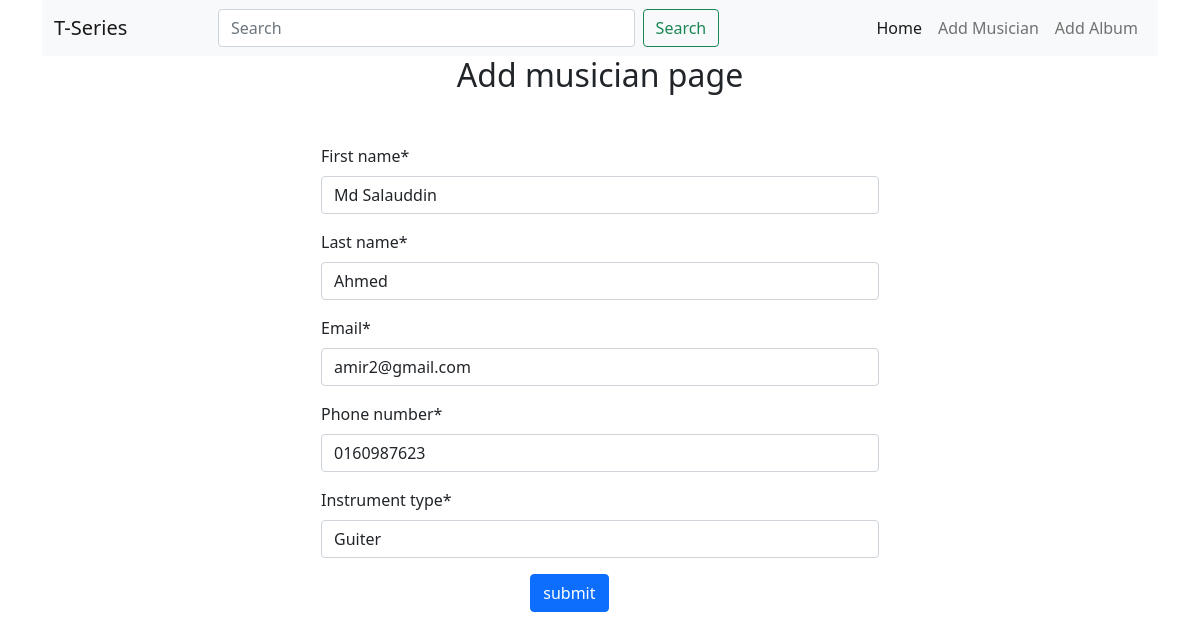
Screenshot of /musician/edit_musician/1 with the database file from the repository.
### musician/models.py (models this page shows, shortened)
class Musician(models.Model):
    first_name = models.CharField(max_length=100)
    last_name = models.CharField(max_length=100)
    email = models.EmailField()
    phone_number = models.CharField(max_length=20)
    instrument_type = models.CharField(max_length=100)

### musician/views.py (the view)
# urls.py: path('edit_musician/<int:id>',views.edit_musician,name='edit_musician'),
def edit_musician(request,id):
      musician=Musician.objects.get(pk=id)
      form=MusicianForm(instance=musician)
      if request.method == 'POST':
        form = MusicianForm(request.POST,instance=musician)
        if form.is_valid():
            form.save()
            return redirect('homepage')
      return render(request,'musician.html',{'musician':form})

### musician/form.py
class MusicianForm(forms.ModelForm):
    class Meta:
        model = Musician
        fields = ['first_name', 'last_name', 'email', 'phone_number', 'instrument_type']

### musician/templates/musician.html (shortened to what this page needs)
{% extends "base.html" %}
{% load crispy_forms_tags%}
{% block content %}
<h2 class="text-center">Add musician page</h2>
<form  style="width: 50%; margin:auto;margin-top: 50px;" method="post">
    {{musician | crispy}}
   <div class="w-25 m-auto "> <button class="btn btn-primary ">submit</button></div>
</form>
{% endblock content %}

### rows the page displays
Musician: first_name "Md Salauddin", last_name "Ahmed", email "amir2@gmail.com", phone_number "0160987623", instrument_type "Guiter"
